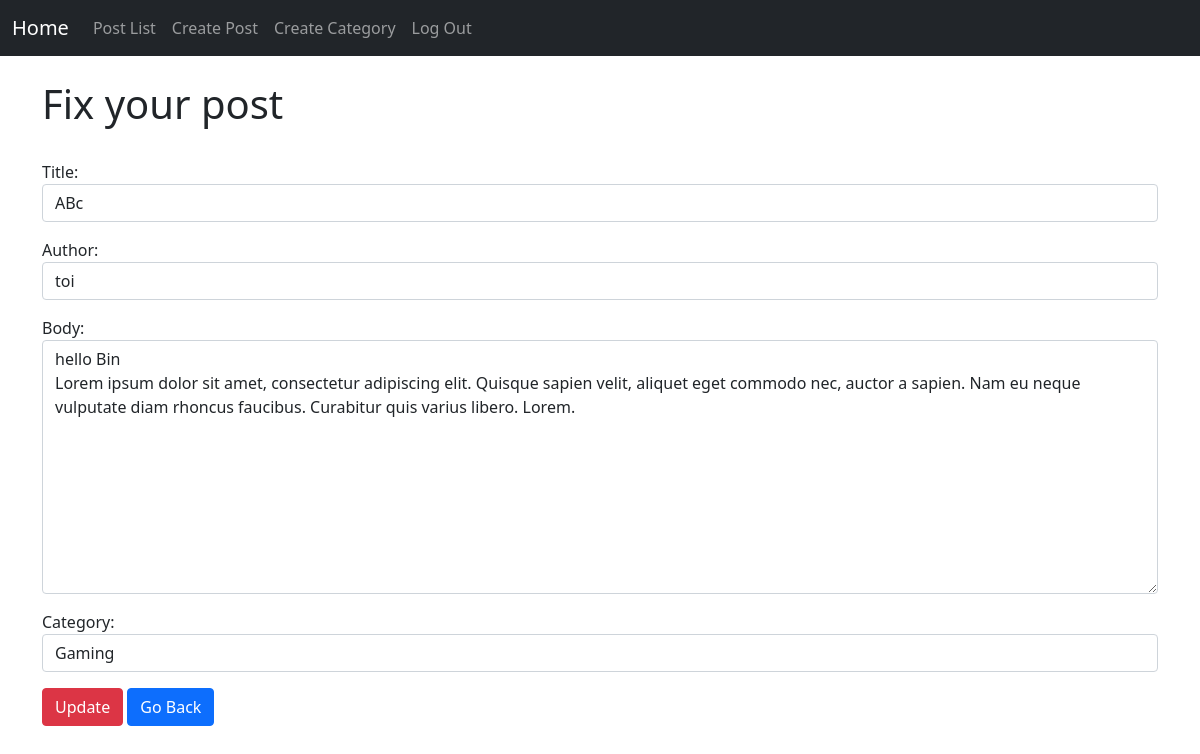
The page /posts/8/update (signed in) on the database its author committed.
### blog/models.py (models this page shows, shortened)
class Post(models.Model):
    title = models.CharField(max_length=300)
    title_tag = models.CharField(max_length=300, default="Default title tag")
    author = models.ForeignKey(User, on_delete=models.CASCADE)
    body = models.TextField()
    pub_date = models.DateField(default=timezone.now)
    category = models.CharField(max_length=300,default='nothing')

### blog/views.py (the view)
# urls.py: path('posts/<int:pk>/update', PostUpdateView.as_view(), name='post_update'),
class PostUpdateView(UpdateView):
    model = Post
    form_class = PostUpdateForm
    template_name = 'blog/post_update.html'

### blog/forms.py
class PostUpdateForm(forms.ModelForm):
    class Meta:
        model = Post
        fields = ['title', 'author', 'body', 'category']
        widgets = {
            'title': forms.TextInput(attrs={'class': 'form-control'}),
            'title_tag': forms.TextInput(attrs={'class': 'form-control'}),
            'author': forms.Select(attrs={'class': 'form-control'}),
            'category': forms.Select(choices=choice_lst, attrs={'class': 'form-control'}),
            'body': forms.Textarea(attrs={'class': 'form-control'}),
        }

### blog/templates/blog/post_update.html
{% extends 'blog/base.html' %}
{% block content %}
    {% if user.is_authenticated %}
        <h1>Fix your post</h1>
        <br>
        <div class="form-group">
            <form method="post">{%csrf_token%}
                {{form.as_p}}
                <button type="submit" class="btn btn-danger">Update</button>
                <a href="{% url 'post_list' %}" class='btn btn-primary'>Go Back</a>
            </form>
        </div>
    {% else %}
        <h1>You do not have the right to change this post</h1>
    {% endif %}
{% endblock content %}

### rows shown on the page
Post: title "ABc", author "toi", body "hello Bin Lorem ipsum dolor sit amet, consectetur adipiscing elit. Quisque sapien velit, aliquet eget commodo nec, auctor a sapien. Nam eu neque vulputate diam rhoncus faucibus. Curabitur quis varius libero. Lorem.", category "Gaming"
